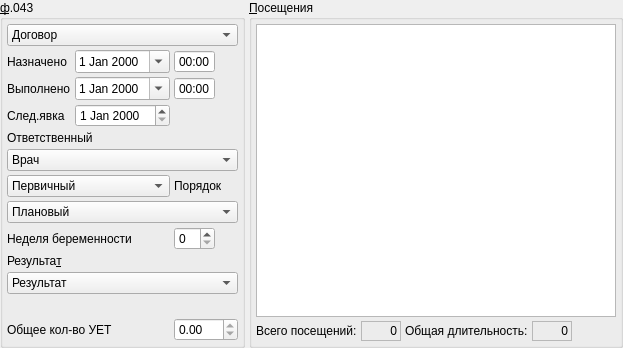
           <widget class="QFrame" name="frame">
            <property name="frameShape">
             <enum>QFrame::NoFrame</enum>
            </property>
            <property name="frameShadow">
             <enum>QFrame::Raised</enum>
            </property>
            <layout class="QHBoxLayout" name="horizontalLayout">
             <property name="spacing">
              <number>4</number>
             </property>
             <property name="margin">
              <number>0</number>
             </property>
             <item>
              <widget class="QGroupBox" name="grpBase">
               <property name="sizePolicy">
                <sizepolicy hsizetype="Preferred" vsizetype="Preferred">
                 <horstretch>0</horstretch>
                 <verstretch>0</verstretch>
                </sizepolicy>
               </property>
               <property name="title">
                <string>&amp;ф.043</string>
               </property>
               <layout class="QGridLayout" name="gridLayout_4">
                <property name="margin">
                 <number>4</number>
                </property>
                <property name="spacing">
                 <number>4</number>
                </property>
                <item row="1" column="0">
                 <widget class="QLabel" name="lblBegDate">
                  <property name="sizePolicy">
                   <sizepolicy hsizetype="Preferred" vsizetype="Preferred">
                    <horstretch>0</horstretch>
                    <verstretch>0</verstretch>
                   </sizepolicy>
                  </property>
                  <property name="text">
                   <string>Назначено</string>
                  </property>
                  <property name="buddy">
                   <cstring>edtBegDate</cstring>
                  </property>
                 </widget>
                </item>
                <item row="9" column="0" colspan="3">
                 <widget class="QLabel" name="lblResult">
                  <property name="text">
                   <string>Результа&amp;т</string>
                  </property>
                  <property name="alignment">
                   <set>Qt::AlignLeading|Qt::AlignLeft|Qt::AlignVCenter</set>
                  </property>
                  <property name="buddy">
                   <cstring>cmbResult</cstring>
                  </property>
                 </widget>
                </item>
                <item row="3" column="0">
                 <widget class="QLabel" name="lblNextDate">
                  <property name="text">
                   <string>След.явка</string>
                  </property>
                 </widget>
                </item>
                <item row="6" column="2">
                 <widget class="QLabel" name="lblOrder">
                  <property name="text">
                   <string>Порядок</string>
                  </property>
                 </widget>
                </item>
                <item row="6" column="0" colspan="2">
                 <widget class="CROComboBox" name="cmbPrimary">
                  <item>
                   <property name="text">
                    <string>Первичный</string>
                   </property>
                  </item>
                  <item>
                   <property name="text">
                    <string>Повторный</string>
                   </property>
                  </item>
                  <item>
                   <property name="text">
                    <string>Актив</string>
                   </property>
                  </item>
                 </widget>
                </item>
                <item row="2" column="1" colspan="2">
                 <widget class="QFrame" name="frmEndDateTime">
                  <property name="sizePolicy">
                   <sizepolicy hsizetype="Maximum" vsizetype="Preferred">
                    <horstretch>0</horstretch>
                    <verstretch>0</verstretch>
                   </sizepolicy>
                  </property>
                  <property name="frameShape">
                   <enum>QFrame::NoFrame</enum>
                  </property>
                  <property name="frameShadow">
                   <enum>QFrame::Plain</enum>
                  </property>
                  <property name="lineWidth">
                   <number>0</number>
                  </property>
                  <layout class="QHBoxLayout" name="horizontalLayout_4">
                   <property name="spacing">
                    <number>4</number>
                   </property>
                   <property name="margin">
                    <number>0</number>
                   </property>
                   <item>
                    <widget class="CDateEdit" name="edtEndDate">
                     <property name="sizePolicy">
                      <sizepolicy hsizetype="Maximum" vsizetype="Fixed">
                       <horstretch>0</horstretch>
                       <verstretch>0</verstretch>
                      </sizepolicy>
                     </property>
                     <property name="whatsThis">
                      <string>дата окончания осмотра</string>
                     </property>
                     <property name="calendarPopup">
                      <bool>true</bool>
                     </property>
                    </widget>
                   </item>
                   <item>
                    <widget class="QTimeEdit" name="edtEndTime">
                     <property name="sizePolicy">
                      <sizepolicy hsizetype="Maximum" vsizetype="Fixed">
                       <horstretch>0</horstretch>
                       <verstretch>0</verstretch>
                      </sizepolicy>
                     </property>
                     <property name="buttonSymbols">
                      <enum>QAbstractSpinBox::NoButtons</enum>
                     </property>
                     <property name="displayFormat">
                      <string>HH:mm</string>
                     </property>
                    </widget>
                   </item>
                  </layout>
                 </widget>
                </item>
                <item row="0" column="0" colspan="3">
                 <widget class="CContractComboBox" name="cmbContract">
                  <property name="sizePolicy">
                   <sizepolicy hsizetype="Preferred" vsizetype="Fixed">
                    <horstretch>0</horstretch>
                    <verstretch>0</verstretch>
                   </sizepolicy>
                  </property>
                  <property name="whatsThis">
                   <string>номер, дата и основание договора в рамках которого производится осмотр</string>
                  </property>
                  <item>
                   <property name="text">
                    <string>Договор</string>
                   </property>
                  </item>
                 </widget>
                </item>
                <item row="7" column="0" colspan="3">
                 <widget class="CROComboBox" name="cmbOrder">
                  <property name="sizePolicy">
                   <sizepolicy hsizetype="Preferred" vsizetype="Fixed">
                    <horstretch>0</horstretch>
                    <verstretch>0</verstretch>
                   </sizepolicy>
                  </property>
                  <item>
                   <property name="text">
                    <string>Плановый</string>
                   </property>
                  </item>
                  <item>
                   <property name="text">
                    <string>Экстренный</string>
                   </property>
                  </item>
                  <item>
                   <property name="text">
                    <string>Самотёком</string>
                   </property>
                  </item>
                  <item>
                   <property name="text">
                    <string>Принудительный</string>
                   </property>
                  </item>
                  <item>
                   <property name="text">
                    <string>Внутренний перевод</string>
                   </property>
                  </item>
                  <item>
                   <property name="text">
                    <string>Неотложная</string>
                   </property>
                  </item>
                 </widget>
                </item>
                <item row="8" column="2">
                 <widget class="QSpinBox" name="edtPregnancyWeek">
                  <property name="sizePolicy">
                   <sizepolicy hsizetype="Maximum" vsizetype="Fixed">
                    <horstretch>0</horstretch>
                    <verstretch>0</verstretch>
                   </sizepolicy>
                  </property>
                  <property name="maximum">
                   <number>44</number>
                  </property>
                 </widget>
                </item>
                <item row="1" column="1" colspan="2">
                 <widget class="QFrame" name="frmBegDateTime">
                  <property name="sizePolicy">
                   <sizepolicy hsizetype="Maximum" vsizetype="Preferred">
                    <horstretch>0</horstretch>
                    <verstretch>0</verstretch>
                   </sizepolicy>
                  </property>
                  <property name="frameShape">
                   <enum>QFrame::NoFrame</enum>
                  </property>
                  <property name="frameShadow">
                   <enum>QFrame::Plain</enum>
                  </property>
                  <property name="lineWidth">
                   <number>0</number>
                  </property>
                  <layout class="QHBoxLayout" name="horizontalLayout_3">
                   <property name="spacing">
                    <number>4</number>
                   </property>
                   <property name="margin">
                    <number>0</number>
                   </property>
                   <item>
                    <widget class="CDateEdit" name="edtBegDate">
                     <property name="sizePolicy">
                      <sizepolicy hsizetype="Maximum" vsizetype="Fixed">
                       <horstretch>0</horstretch>
                       <verstretch>0</verstretch>
                      </sizepolicy>
                     </property>
                     <property name="whatsThis">
                      <string>дата начала осмотра</string>
                     </property>
                     <property name="calendarPopup">
                      <bool>true</bool>
                     </property>
                    </widget>
                   </item>
                   <item>
                    <widget class="QTimeEdit" name="edtBegTime">
                     <property name="sizePolicy">
                      <sizepolicy hsizetype="Maximum" vsizetype="Fixed">
                       <horstretch>0</horstretch>
                       <verstretch>0</verstretch>
                      </sizepolicy>
                     </property>
                     <property name="buttonSymbols">
                      <enum>QAbstractSpinBox::NoButtons</enum>
                     </property>
                     <property name="displayFormat">
                      <string>HH:mm</string>
                     </property>
                    </widget>
                   </item>
                  </layout>
                 </widget>
                </item>
                <item row="10" column="0" colspan="3">
                 <widget class="CRBComboBox" name="cmbResult">
                  <property name="whatsThis">
                   <string>результат осмотра</string>
                  </property>
                  <item>
                   <property name="text">
                    <string>Результат</string>
                   </property>
                  </item>
                 </widget>
                </item>
                <item row="3" column="1">
                 <widget class="CDateEdit" name="edtNextDate">
                  <property name="sizePolicy">
                   <sizepolicy hsizetype="Maximum" vsizetype="Fixed">
                    <horstretch>0</horstretch>
                    <verstretch>0</verstretch>
                   </sizepolicy>
                  </property>
                 </widget>
                </item>
                <item row="8" column="0" colspan="2">
                 <widget class="QLabel" name="lblPregnancyWeek">
                  <property name="sizePolicy">
                   <sizepolicy hsizetype="Maximum" vsizetype="Preferred">
                    <horstretch>0</horstretch>
                    <verstretch>0</verstretch>
                   </sizepolicy>
                  </property>
                  <property name="text">
                   <string>Неделя беременности</string>
                  </property>
                  <property name="buddy">
                   <cstring>edtPregnancyWeek</cstring>
                  </property>
                 </widget>
                </item>
                <item row="4" column="0" colspan="3">
                 <widget class="QLabel" name="lblPerson">
                  <property name="sizePolicy">
                   <sizepolicy hsizetype="Preferred" vsizetype="Preferred">
                    <horstretch>0</horstretch>
                    <verstretch>0</verstretch>
                   </sizepolicy>
                  </property>
                  <property name="text">
                   <string>Ответственный</string>
                  </property>
                  <property name="buddy">
                   <cstring>cmbPerson</cstring>
                  </property>
                 </widget>
                </item>
                <item row="2" column="0">
                 <widget class="QLabel" name="lblEndDate">
                  <property name="sizePolicy">
                   <sizepolicy hsizetype="Preferred" vsizetype="Preferred">
                    <horstretch>0</horstretch>
                    <verstretch>0</verstretch>
                   </sizepolicy>
                  </property>
                  <property name="text">
                   <string>Выполнено</string>
                  </property>
                  <property name="buddy">
                   <cstring>edtEndDate</cstring>
                  </property>
                 </widget>
                </item>
                <item row="11" column="0" colspan="3">
                 <spacer>
                  <property name="orientation">
                   <enum>Qt::Vertical</enum>
                  </property>
                  <property name="sizeHint" stdset="0">
                   <size>
                    <width>16</width>
                    <height>20</height>
                   </size>
                  </property>
                 </spacer>
                </item>
                <item row="5" column="0" colspan="3">
                 <widget class="CPersonComboBoxEx" name="cmbPerson">
                  <property name="sizePolicy">
                   <sizepolicy hsizetype="Preferred" vsizetype="Fixed">
                    <horstretch>0</horstretch>
                    <verstretch>0</verstretch>
                   </sizepolicy>
                  </property>
                  <property name="whatsThis">
                   <string>врач отвечающий за осмотр (терапевт)</string>
                  </property>
                  <item>
                   <property name="text">
                    <string>Врач</string>
                   </property>
                  </item>
                 </widget>
                </item>
                <item row="12" column="0" colspan="2">
                 <widget class="QLabel" name="lblCommonUET">
                  <property name="text">
                   <string>Общее кол-во УЕТ</string>
                  </property>
                 </widget>
                </item>
                <item row="12" column="2">
                 <widget class="QDoubleSpinBox" name="edtCommonUet">
                  <property name="readOnly">
                   <bool>true</bool>
                  </property>
                  <property name="maximum">
                   <double>999.990000000000009</double>
                  </property>
                 </widget>
                </item>
               </layout>
              </widget>
             </item>
             <item>
              <widget class="QGroupBox" name="groupBox">
               <property name="title">
                <string>&amp;Посещения</string>
               </property>
               <layout class="QGridLayout" name="gridLayout_3">
                <property name="margin">
                 <number>4</number>
                </property>
                <property name="spacing">
                 <number>4</number>
                </property>
                <item row="1" column="4">
                 <spacer>
                  <property name="orientation">
                   <enum>Qt::Horizontal</enum>
                  </property>
                  <property name="sizeHint" stdset="0">
                   <size>
                    <width>40</width>
                    <height>20</height>
                   </size>
                  </property>
                 </spacer>
                </item>
                <item row="0" column="0" colspan="5">
                 <widget class="CDentitionInDocTableView" name="tblVisits">
                  <property name="sizePolicy">
                   <sizepolicy hsizetype="Preferred" vsizetype="Expanding">
                    <horstretch>0</horstretch>
                    <verstretch>0</verstretch>
                   </sizepolicy>
                  </property>
                 </widget>
                </item>
                <item row="1" column="0">
                 <widget class="QLabel" name="lblVisitsCount">
                  <property name="text">
                   <string>Всего посещений:</string>
                  </property>
                 </widget>
                </item>
                <item row="1" column="1">
                 <widget class="QLabel" name="lblVisitsCountValue">
                  <property name="sizePolicy">
                   <sizepolicy hsizetype="Preferred" vsizetype="Preferred">
                    <horstretch>0</horstretch>
                    <verstretch>0</verstretch>
                   </sizepolicy>
                  </property>
                  <property name="minimumSize">
                   <size>
                    <width>40</width>
                    <height>0</height>
                   </size>
                  </property>
                  <property name="frameShape">
                   <enum>QFrame::StyledPanel</enum>
                  </property>
                  <property name="frameShadow">
                   <enum>QFrame::Sunken</enum>
                  </property>
                  <property name="text">
                   <string>0</string>
                  </property>
                  <property name="alignment">
                   <set>Qt::AlignRight|Qt::AlignTrailing|Qt::AlignVCenter</set>
                  </property>
                 </widget>
                </item>
                <item row="1" column="2">
                 <widget class="QLabel" name="lblVisitsDuration">
                  <property name="text">
                   <string>Общая длительность:</string>
                  </property>
                 </widget>
                </item>
                <item row="1" column="3">
                 <widget class="QLabel" name="lblVisitsDurationValue">
                  <property name="minimumSize">
                   <size>
                    <width>40</width>
                    <height>0</height>
                   </size>
                  </property>
                  <property name="frameShape">
                   <enum>QFrame::StyledPanel</enum>
                  </property>
                  <property name="frameShadow">
                   <enum>QFrame::Sunken</enum>
                  </property>
                  <property name="text">
                   <string>0</string>
                  </property>
                  <property name="alignment">
                   <set>Qt::AlignRight|Qt::AlignTrailing|Qt::AlignVCenter</set>
                  </property>
                 </widget>
                </item>
               </layout>
              </widget>
             </item>
            </layout>
           </widget>
